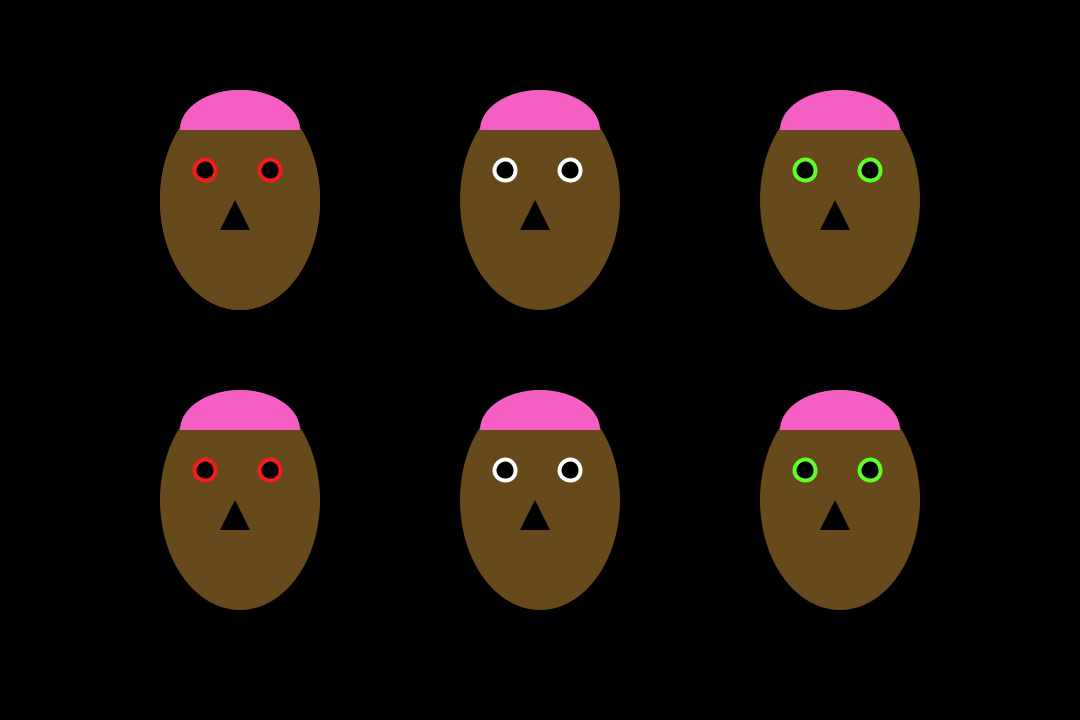
Frame 1 (no input)
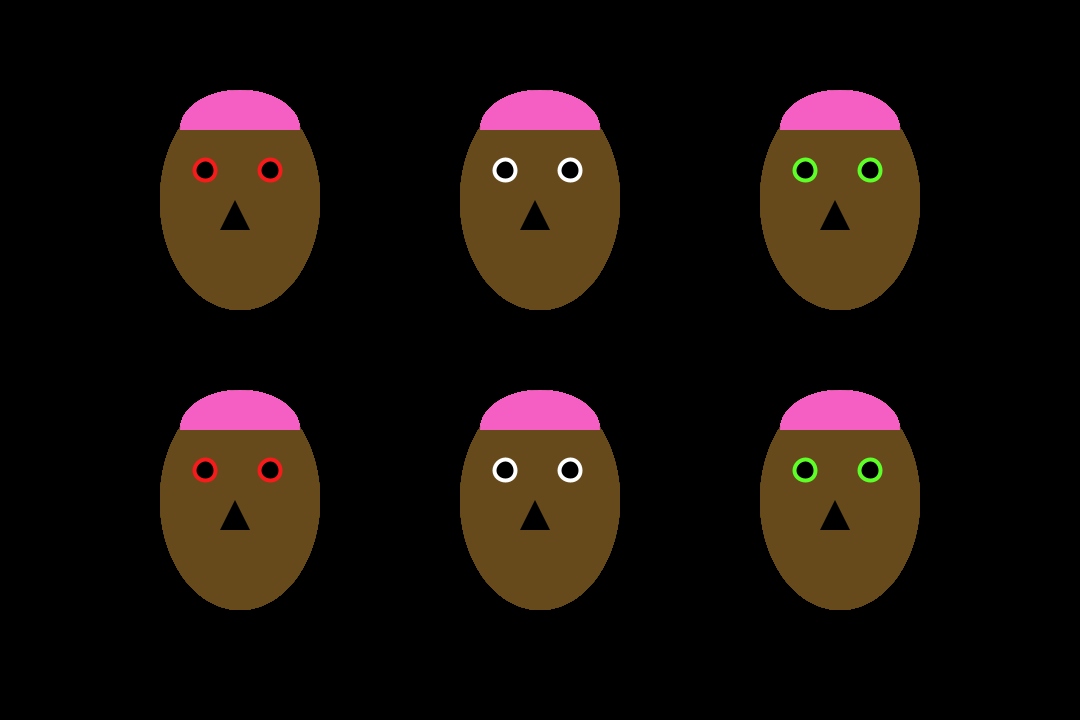
Frame 60 (the mouse pressed at the canvas centre just before this capture)
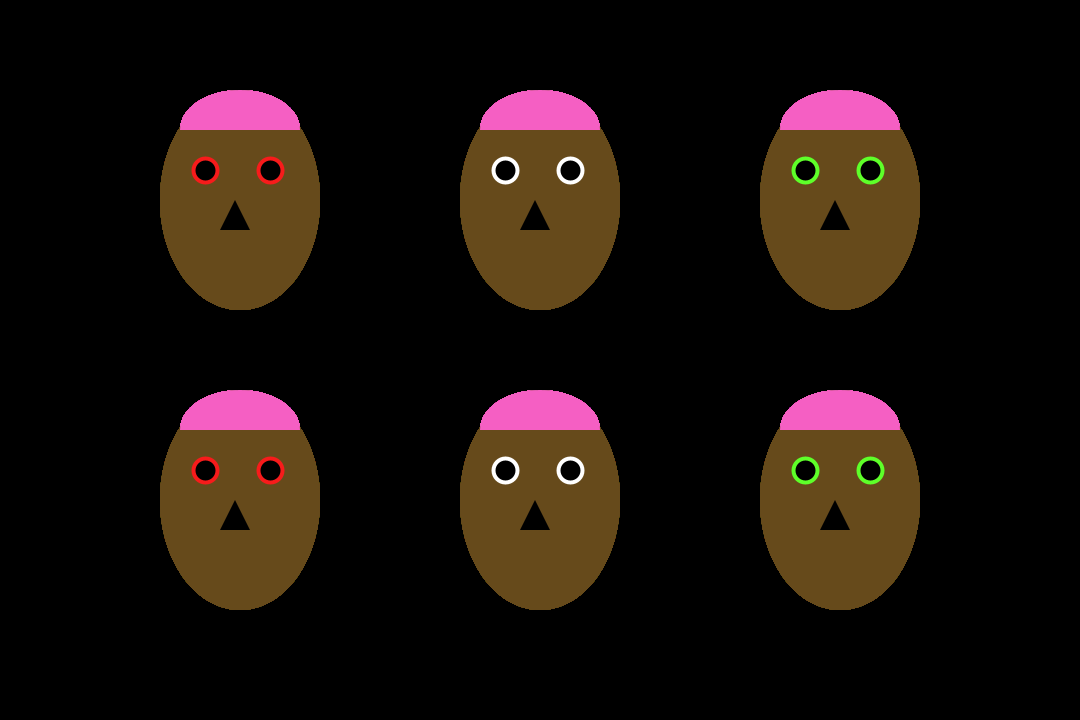
Frame 120 (the mouse held since frame 60 and released just before this capture)

The Processing sketch that drew these frames (run headless with seeded random() and noise(); from frame 60 on, the mouse is pressed at the canvas centre):

// Processing sketch: SS2_BlankFace_Random
// ── SS2_BlankFace_Random.pde
// Shanice Smith - Blank Face
// Click the mouse on the screen to vary the size of the eyes

float eyesHeight = 21;
float eyesWidth = 21;

void setup() {
  size(1080, 720);
  background(0);
}


void draw(){
  // top center
  
  fill(102, 74, 27);
  noStroke();
  ellipse(540, 200, 160, 220); // head
  
  fill(0, 0, 0);
  stroke(255, 255, 255);
  strokeWeight(4);
  ellipse(505, 170, eyesWidth, eyesHeight); // L eye
  
  fill(0, 0, 0);
  stroke(255, 255, 255);
  strokeWeight(4);
  ellipse(570, 170, eyesWidth, eyesHeight); // R eye
  
  fill(0, 0, 0);
  noStroke();
  triangle(535, 200, 520, 230, 550, 230); // nose
  
  fill(245, 95, 195);
  noStroke();
  arc(540, 130, 120, 80, PI, TWO_PI); // hat
  
  // top left
  
  fill(102, 74, 27);
  noStroke();
  ellipse(240, 200, 160, 220); // head
  
  fill(0, 0, 0);
  stroke(247, 27, 27);
  strokeWeight(4);
  ellipse(205, 170, eyesWidth, eyesHeight); // L eye
  
  fill(0, 0, 0);
  stroke(247, 27, 27);
  strokeWeight(4);
  ellipse(270, 170, eyesWidth, eyesHeight); // R eye
  
  fill(0, 0, 0);
  noStroke();
  triangle(235, 200, 220, 230, 250, 230); // nose
  
  fill(245, 95, 195);
  noStroke();
  arc(240, 130, 120, 80, PI, TWO_PI); // hat
  
  // top right
  
  fill(102, 74, 27);
  noStroke();
  ellipse(840, 200, 160, 220); // head
  
  fill(0, 0, 0);
  stroke(94, 255, 41);
  strokeWeight(4);
  ellipse(805, 170, eyesWidth, eyesHeight); // L eye
  
  fill(0, 0, 0);
  stroke(94, 255, 41);
  strokeWeight(4);
  ellipse(870, 170, eyesWidth, eyesHeight); // R eye
  
  fill(0, 0, 0);
  noStroke();
  triangle(835, 200, 820, 230, 850, 230); // nose
  
  fill(245, 95, 195);
  noStroke();
  arc(840, 130, 120, 80, PI, TWO_PI); // hat
  
  // bottom right
  
  fill(102, 74, 27);
  noStroke();
  ellipse(840, 500, 160, 220); // head
  
  fill(0, 0, 0);
  stroke(94, 255, 41);
  strokeWeight(4);
  ellipse(805, 470, eyesWidth, eyesHeight); // L eye
  
  fill(0, 0, 0);
  stroke(94, 255, 41);
  strokeWeight(4);
  ellipse(870, 470, eyesWidth, eyesHeight); // R eye
  
  fill(0, 0, 0);
  noStroke();
  triangle(835, 500, 820, 530, 850, 530); // nose
  
  fill(245, 95, 195);
  noStroke();
  arc(840, 430, 120, 80, PI, TWO_PI); // hat
  
  // bottom left
  
  fill(102, 74, 27);
  noStroke();
  ellipse(240, 200, 160, 220); // head
  
  fill(0, 0, 0);
  stroke(247, 27, 27);
  strokeWeight(4);
  ellipse(205, 170, eyesWidth, eyesHeight); // L eye
  
  fill(0, 0, 0);
  stroke(247, 27, 27);
  strokeWeight(4);
  ellipse(270, 170, eyesWidth, eyesHeight); // R eye
  
  fill(0, 0, 0);
  noStroke();
  triangle(235, 200, 220, 230, 250, 230); // nose
  
  fill(245, 95, 195);
  noStroke();
  arc(240, 130, 120, 80, PI, TWO_PI); // hat
  
  // bottom left
  
  fill(102, 74, 27);
  noStroke();
  ellipse(240, 500, 160, 220); // head
  
  fill(0, 0, 0);
  stroke(247, 27, 27);
  strokeWeight(4);
  ellipse(205, 470, eyesWidth, eyesHeight); // L eye
  
  fill(0, 0, 0);
  stroke(247, 27, 27);
  strokeWeight(4);
  ellipse(270, 470, eyesWidth, eyesHeight); // R eye
  
  fill(0, 0, 0);
  noStroke();
  triangle(235, 500, 220, 530, 250, 530); // nose
  
  fill(245, 95, 195);
  noStroke();
  arc(240, 430, 120, 80, PI, TWO_PI); // hat
  
  // bottom center
  
  fill(102, 74, 27);
  noStroke();
  ellipse(540, 500, 160, 220); // head
  
  fill(0, 0, 0);
  stroke(255, 255, 255);
  strokeWeight(4);
  ellipse(505, 470, eyesWidth, eyesHeight); // L eye
  
  fill(0, 0, 0);
  stroke(255, 255, 255);
  strokeWeight(4);
  ellipse(570, 470, eyesWidth, eyesHeight); // R eye
  
  fill(0, 0, 0);
  noStroke();
  triangle(535, 500, 520, 530, 550, 530); // nose
  
  fill(245, 95, 195);
  noStroke();
  arc(540, 430, 120, 80, PI, TWO_PI); // hat
  
  println(eyesHeight);
  println(eyesWidth);
}

void mousePressed() {
  float rand = random(1, 5);
  
  if (eyesHeight < 45 && eyesWidth < 45) {
    eyesHeight = eyesHeight + 3;
    eyesWidth = eyesWidth + 3;
  }
  else if (eyesHeight >= 45 && eyesWidth >= 45) {
    eyesHeight = eyesHeight - rand;
    eyesWidth = eyesWidth - rand;
  }
}
